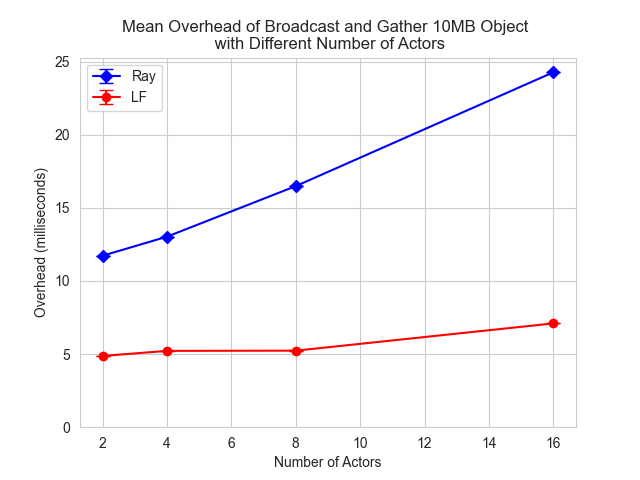

The Python source for this figure:
# Ray Data
ray_actors = [2, 4, 8, 16]
ray_means = [0.011724000000000004, 0.01302727272727273, 0.016485, 0.024272000000000002]
ray_ci_lower = [0.011309818863226392, 0.012893083173511666, 0.016332796839022203, 0.02410597209094635]
ray_ci_upper = [0.012138181136773615, 0.013161462281033792, 0.016637203160977797, 0.024438027909053653]

# LF Data
lf_actors = [2, 4, 8, 16]
lf_means = [0.004871, 0.0052190000000000005, 0.005234000000000001, 0.007098]
lf_ci_lower = [0.004688605299065917, 0.004962813898985467, 0.004991922997479416, 0.006847248952776881]
lf_ci_upper = [0.0050533947009340835, 0.005475186101014534, 0.0054760770025205855, 0.007348751047223119]

# Convert means to milliseconds
ray_means = [x * 1000 for x in ray_means]
lf_means = [x * 1000 for x in lf_means]

# Compute errors
ray_error = [(upper - lower) / 2 for upper, lower in zip(ray_ci_upper, ray_ci_lower)]
lf_error = [(upper - lower) / 2 for upper, lower in zip(lf_ci_upper, lf_ci_lower)]

import matplotlib.pyplot as plt
import seaborn as sns

# Set the style for the plot
sns.set_style("whitegrid")

# Plot Ray mean values with error bars
plt.errorbar(ray_actors, ray_means, yerr=ray_error, fmt='-D', label='Ray', color='blue', elinewidth=1.5, capsize=5)

# Plot LF mean values with error bars
plt.errorbar(lf_actors, lf_means, yerr=lf_error, fmt='-o', label='LF', color='red', elinewidth=1.5, capsize=5)

# Labeling the axes and giving a title
plt.xlabel('Number of Actors')
plt.ylabel('Overhead (milliseconds)')
plt.title('Mean Overhead of Broadcast and Gather 10MB Object \n with Different Number of Actors')

# Set Y-axis limits for better visualization of error bars
plt.ylim(0, max(ray_means + lf_means) + 1)  # added +1 for a slight margin above the max value

# Displaying the legend
plt.legend()

# Show the plot
plt.show()
